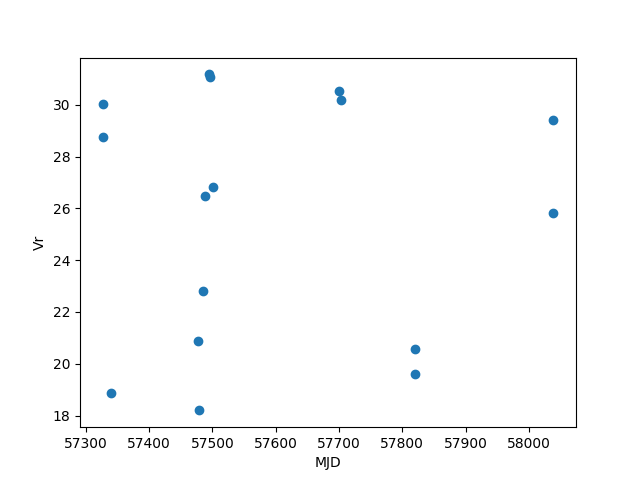

Write the Python code that produced this figure.
import matplotlib.pyplot as plt
f = open('PZ Mon_v_radial.dat', 'r')
r = f.readlines()
start = []
for i in r:
    start.append(i)
del start[0]

str = ''.join(start)
a = str.split('\n')
A = ' '.join(a)
otd = A.split()

X = otd[ : :2]
Y = otd[1: :2]

x = []
y = []
for i in X:
    x_1 = float(i)
    x.append(x_1)
for g in Y:
    y_1 = float(g)
    y.append(y_1)

grph = plt.figure()
plt.scatter(x,y)
plt.xlabel('MJD')
plt.ylabel('Vr')
plt.show()
